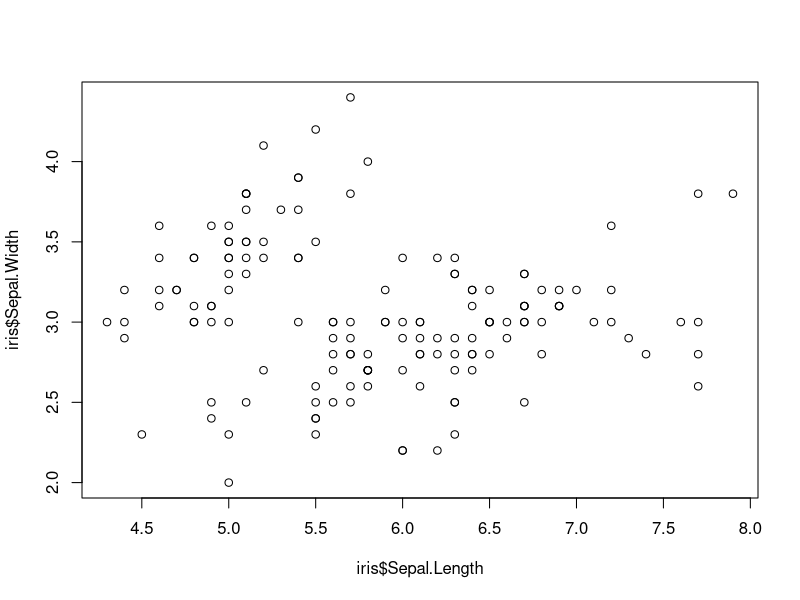
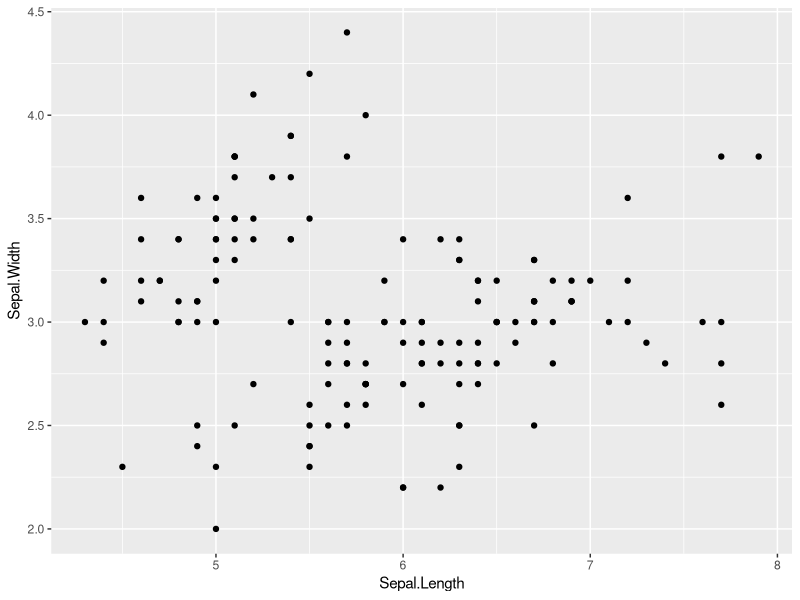
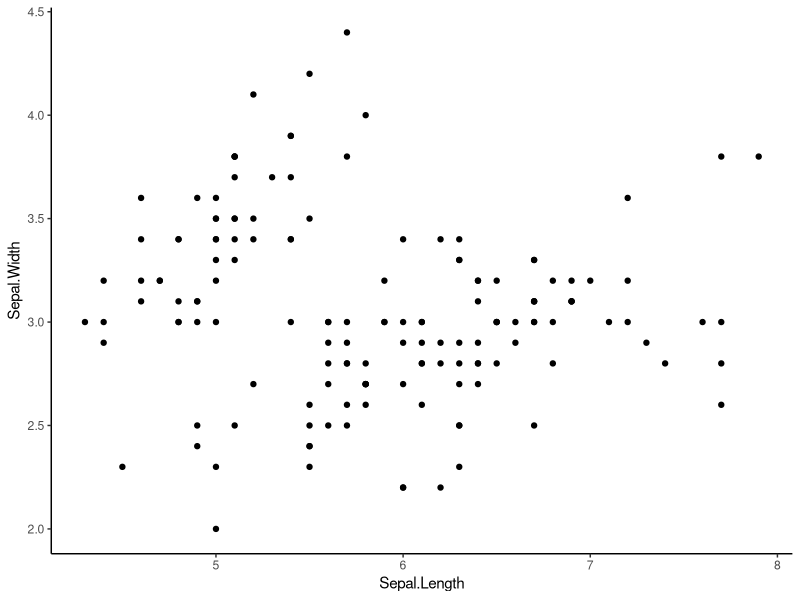
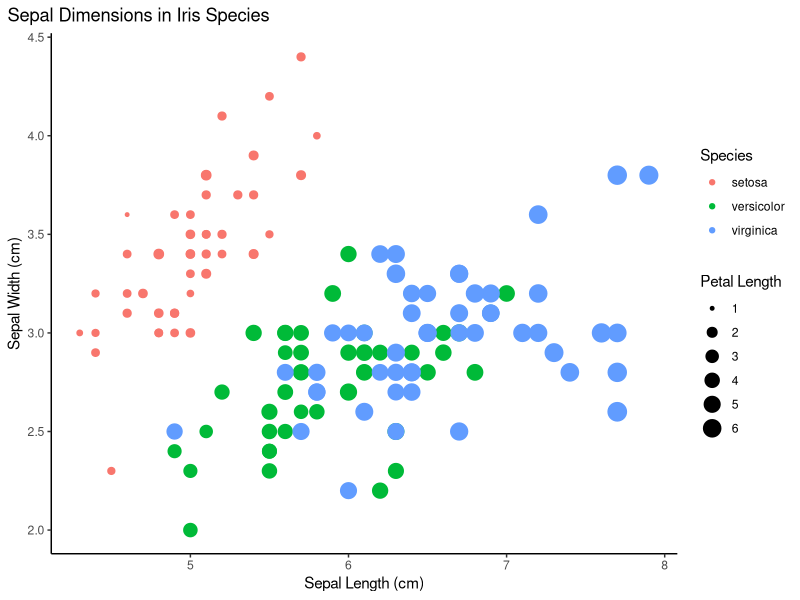

The R source for these figures, in order:
#use built in iris dataset
#take a look at it 
head(iris)
#load in some tidyverse packages
#install.packages("tidyverse")
library(tidyverse)

#utilize dplyr::filter(...) or stats::filter(...) to switch between masked functions from conflicts

#####################################
##### Part 1: for loops         #####
#####################################

#Using only data for iris versicolor
#write a for loop
#that produces a regression table
#for each of the following relationships
#1. iris  sepal length x width
#2. iris  petal length x width
#3. iris sepal length x petal length

# hint: consider using a list, and also new vectors for regression variables

#pipe data to only contain versicolor
versicolor_only <- iris %>% filter(Species == "versicolor")
head(versicolor_only)

#create lists with relationships to compare
relationship_lists <- list(
  list(y = "Sepal.Length", x = "Sepal.Width"),
  list(y = "Petal.Length", x = "Petal.Width"),
  list(y = "Sepal.Length", x = "Petal.Length")
)

reg_results <- list()

#for loop to run relationships and produce regression table
for (i in seq_along(relationship_lists)) {
  y <- relationship_lists[[i]]$y
  x <- relationship_lists[[i]]$x
  formula <- as.formula(paste(y, "~", x))
  model <- lm(formula, data = versicolor_only)
  reg_results[[paste(y, "vs", x)]] <- summary(model)
}
#show results of calculations
reg_results[["Sepal.Length vs Sepal.Width"]]
reg_results[["Sepal.Length vs Petal.Width"]]
reg_results[["Sepal.Length vs Petal.Length"]]

#attempt to tidy results using broom from tidyverse
library(broom)
tidied_results <- lapply(reg_results, tidy)
tidied_results

#####################################
##### Part 2: data in dplyr     #####
#####################################

#use dplyr to join data of maximum height
#to a new iris data frame
height <- data.frame(Species = c("virginica","setosa","versicolor"),
                     Height.cm = c(60,100,11.8))

#utilization of left_join to join data of maximum height to new iris dataframe
head(iris)
new_df <- iris %>%
  left_join(height, by = "Species")
head(new_df)
#####################################
##### Part 3: plots in ggplot2  #####
#####################################

#look at base R scatter plot
plot(iris$Sepal.Length,iris$Sepal.Width)


#3a. now make the same plot in ggplot
ggplot(data = iris, aes(x= Sepal.Length, y = Sepal.Width))+geom_point()

#3b. make a scatter plot with ggplot and get rid of  busy grid lines
#utilization of theme_classic to remove grid lines
ggplot(data = iris, aes(x= Sepal.Length, y = Sepal.Width))+geom_point() + theme_classic()

#3c. make a scatter plot with ggplot, remove grid lines, add a title and axis labels, 
#    show species by color, and make the point size proportional to petal length
# additional features added into aes. title added via theme(plot.title.position = "plot")
ggplot(data = iris, aes(x= Sepal.Length, y = Sepal.Width, color = Species, size = Petal.Length))+geom_point() + 
  labs(title = "Sepal Dimensions in Iris Species",
  x = "Sepal Length (cm)",
  y = "Sepal Width (cm)",
  color = "Species",
  size = "Petal Length") +theme_classic() + ggtitle("Sepal Dimensions in Iris Species") + theme(plot.title.position = "plot")

#####################################
##### Question: how did         #####
##### arguments differ between  #####
##### plot and ggplot?          #####
#####################################		

#in plot, you have to put everything in the plot function while in ggplot, you can add elements and other directions step by step each time you plot the graph, so you can add it on the go with ggplot.
#also in plot:
#you enter vectors and controls appearance of plot with separate arguments
#meanwhile in ggplot:
#you enter the dataframe you are working with and the parameters of the data frame you want to plot. Furthermore, you declare how variables map visual properties inside aes. 
#you add additional description of appearance separately using additional layers such as "geom_point."
